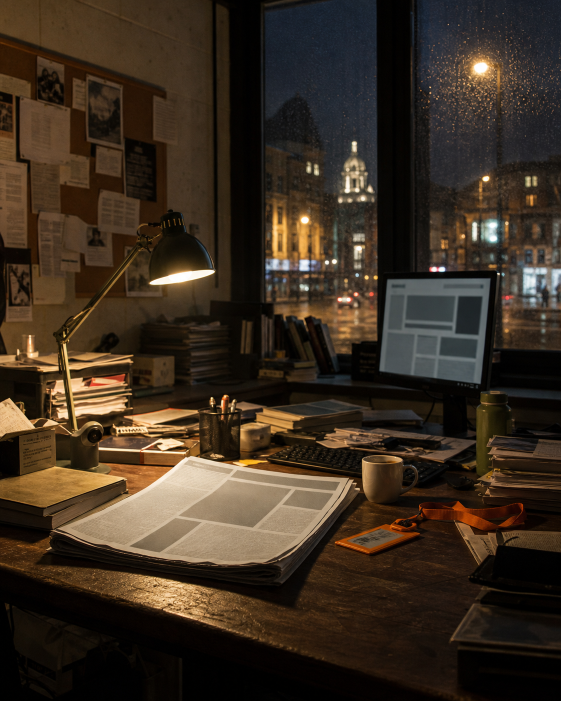
#> input picture assets/sources/023-start-hier-newsroom.png, 1122 x 1402 px (shown at 1/2 size)
$ python render_draft_023.py
#> lines starting #> are read from the running program, lines starting #| are printed output that depends on the picture
from pathlib import Path
from PIL import Image, ImageDraw, ImageEnhance, ImageFilter, ImageFont


ROOT = Path(__file__).resolve().parents[1]
SRC = ROOT / "assets" / "sources" / "023-start-hier-newsroom.png"
OUT = ROOT / "assets" / "drafts" / "023-start-hier.png"

W, H = 1080, 1350
INK = "#111111"
PAPER = "#F5F0E6"
ORANGE = "#F15A24"
YELLOW = "#F2C94C"
WHITE = "#FFFFFF"
MUTED = "#D8D1C4"

GEORGIA_BOLD = "/System/Library/Fonts/Supplemental/Georgia Bold.ttf"
ARIAL = "/System/Library/Fonts/Supplemental/Arial.ttf"
ARIAL_BOLD = "/System/Library/Fonts/Supplemental/Arial Bold.ttf"


def font(path, size):
    return ImageFont.truetype(path, size)


def cover_crop(img, size):
    src_w, src_h = img.size
    dst_w, dst_h = size
    scale = max(dst_w / src_w, dst_h / src_h)
    resized = img.resize((round(src_w * scale), round(src_h * scale)), Image.LANCZOS)
    left = (resized.width - dst_w) // 2
    top = (resized.height - dst_h) // 2
    return resized.crop((left, top, left + dst_w, top + dst_h))


def contain_fit(img, size):
    src_w, src_h = img.size
    dst_w, dst_h = size
    scale = min(dst_w / src_w, dst_h / src_h)
    return img.resize((round(src_w * scale), round(src_h * scale)), Image.LANCZOS)


def wrap(draw, text, face, max_width):
    words = text.split()
    lines, current = [], ""
    for word in words:
        candidate = word if not current else f"{current} {word}"
        if draw.textbbox((0, 0), candidate, font=face)[2] <= max_width:
            current = candidate
        else:
            lines.append(current)
            current = word
    if current:
        lines.append(current)
    return lines


def headline_font(draw, text):
    for size in (61, 57, 53, 49, 45):
        face = font(GEORGIA_BOLD, size)
        lines = wrap(draw, text, face, 940)
        if len(lines) <= 4:
            return face, lines, int(size * 1.17)
    return font(GEORGIA_BOLD, 42), wrap(draw, text, font(GEORGIA_BOLD, 42), 940), 50


def draw_logo(draw, x, y, scale=1.0):
    r = int(42 * scale)
    cx, cy = x + r, y + r
    draw.ellipse((cx - r, cy - r, cx + r, cy + r), fill=PAPER, outline=INK, width=max(3, int(5 * scale)))
    draw.ellipse((cx - r + 8, cy - r + 8, cx + r - 8, cy + r - 8), outline=INK, width=max(1, int(2 * scale)))
    face = font(GEORGIA_BOLD, int(38 * scale))
    box = draw.textbbox((0, 0), "DR", font=face)
    draw.text((cx - (box[2] - box[0]) / 2 - int(2 * scale), cy - int(24 * scale)), "DR", font=face, fill=INK)
    draw.ellipse((cx + int(25 * scale), cy + int(11 * scale), cx + int(35 * scale), cy + int(21 * scale)), fill=ORANGE)
    draw.rectangle((cx - int(14 * scale), cy - int(35 * scale), cx + int(14 * scale), cy - int(31 * scale)), fill=YELLOW)


def main():
    base = Image.open(SRC).convert("RGB")
#> base is the input picture: PIL image 1122x1402 RGB; mean R, G, B 59.2, 46.1, 32.7
    base = ImageEnhance.Color(base).enhance(1.03)
    base = ImageEnhance.Contrast(base).enhance(1.1)
    base = base.filter(ImageFilter.UnsharpMask(radius=1.0, percent=110, threshold=3))

    img = cover_crop(base, (W, H)).filter(ImageFilter.GaussianBlur(radius=7))
#> in cover_crop, `resized = img.resize((round(src_w * scale), round(src_h * scale)), Ima..`:
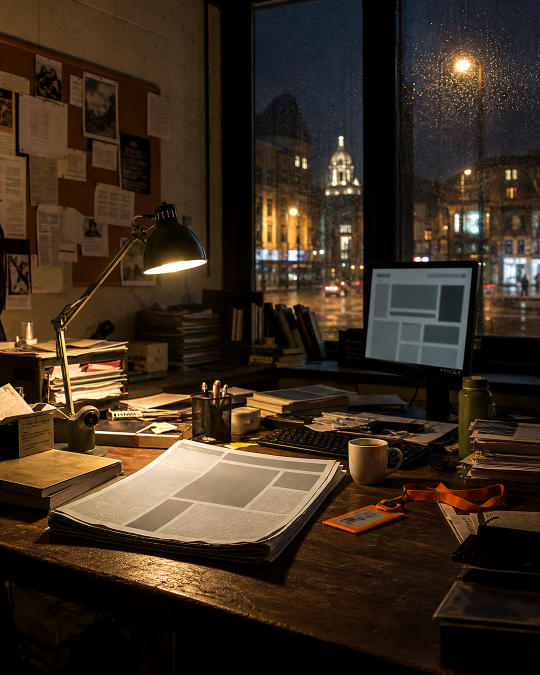
#> resized: PIL image 1080x1350 RGB (shown at 1/2 size); mean R, G, B 60.2, 45.5, 31
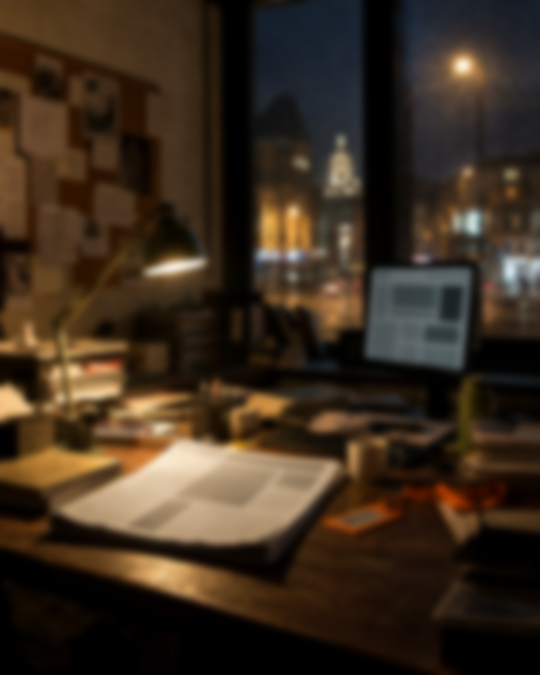
#> img: PIL image 1080x1350 RGB (shown at 1/2 size); mean R, G, B 60.2, 45.5, 31
    img = ImageEnhance.Brightness(img).enhance(0.5)
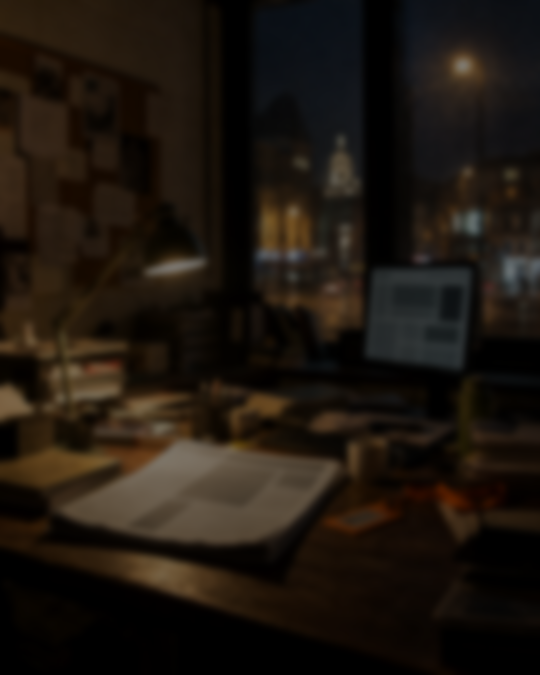
#> img: PIL image 1080x1350 RGB (shown at 1/2 size); mean R, G, B 29.8, 22.5, 15.3
    draw = ImageDraw.Draw(img, "RGBA")
    draw.rectangle((0, 0, W, 152), fill=(17, 17, 17, 255))
    draw.rectangle((0, 152, W, 820), fill=(0, 0, 0, 42))
    draw.rectangle((0, 820, W, H), fill=(17, 17, 17, 245))

    hero = contain_fit(base, (910, 560))
#> in contain_fit, `return img.resize((round(src_w * scale), round(src_h * scale)), Image...`:
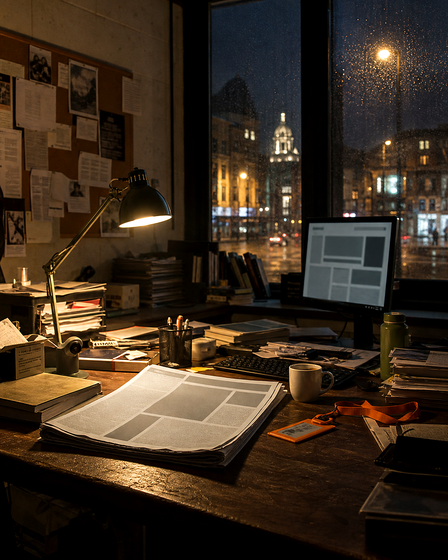
#> returned value: PIL image 448x560 RGB; mean R, G, B 60.2, 45.5, 31
    px = (W - hero.width) // 2
#> px = 316
    py = 176
    img.paste(hero, (px, py))
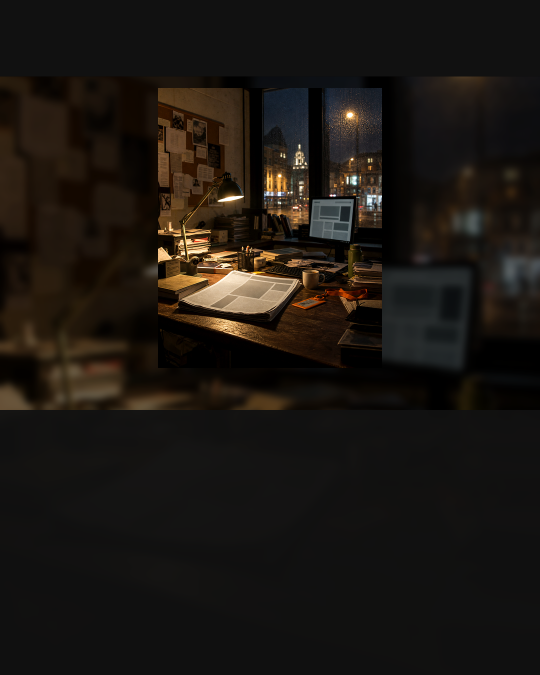
#> img: PIL image 1080x1350 RGB (shown at 1/2 size); mean R, G, B 27.6, 23, 18.3
    draw.rectangle((px, py, px + hero.width, py + hero.height), outline=PAPER, width=6)
    draw.rectangle((0, 700, W, 820), fill=(0, 0, 0, 76))

    draw.text((70, 58), "START HIER", font=font(ARIAL_BOLD, 32), fill=WHITE)
    draw.ellipse((936, 58, 974, 96), fill=ORANGE)
    draw.ellipse((980, 58, 1018, 96), fill=YELLOW)
    draw.rectangle((70, 725, 350, 765), fill=ORANGE)
    draw.text((92, 733), "OPEN REDACTIE", font=font(ARIAL_BOLD, 20), fill=INK)
    draw.rectangle((698, 725, 1010, 779), fill=(17, 17, 17, 225))
    draw.text((720, 739), "DAGELIJKS GERAAST", font=font(ARIAL_BOLD, 22), fill=PAPER)

    headline = "Welkom bij De Raaskalderij: nieuws dat zijn das heeft omgedaan"
    face, lines, spacing = headline_font(draw, headline)
#> lines = ['Welkom bij De Raaskalderij:', 'nieuws dat zijn das heeft', 'omgedaan']; spacing = 71
    y = 858
    for line in lines:
        draw.text((70, y), line, font=face, fill=PAPER)
        y += spacing
#> this loop made 3 passes
#> (line, y) on passes 1 to 3: ('Welkom bij De Raaskalderij:', 929), ('nieuws dat zijn das heeft', 1000), ('omgedaan', 1071)
#> after the loop, y = 1071

    draw.line((70, y + 20, 1010, y + 20), fill=ORANGE, width=5)
    deck = "Dagelijkse Vlaamse satire over alles dat net iets te serieus werd genomen."
    deck_y = y + 54
#> deck_y = 1125
    for line in wrap(draw, deck, font(ARIAL, 28), 800):
        draw.text((70, deck_y), line, font=font(ARIAL, 28), fill=MUTED)
        deck_y += 34
#> this loop made 2 passes
#> deck_y on pass 1: 1159
#> (line, deck_y) on pass 2: ('serieus werd genomen.', 1193)
#> after the loop, deck_y = 1193

    draw_logo(draw, 900, 1222, 0.88)
    draw.text((70, 1282), "DE RAASKALDERIJ", font=font(ARIAL_BOLD, 23), fill=PAPER)
    draw.text((70, 1314), "Ambachtelijk geraas sinds 1836", font=font(ARIAL, 22), fill=MUTED)

    OUT.parent.mkdir(parents=True, exist_ok=True)
    img.save(OUT, quality=96)
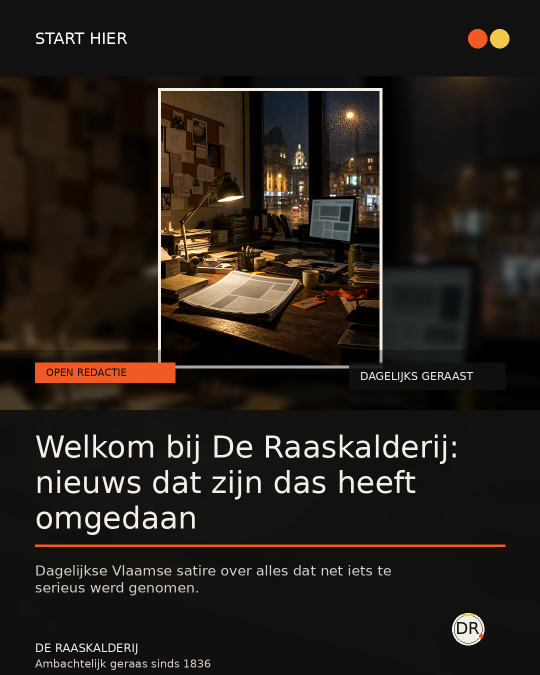
#> saved as 023-start-hier.png: PIL image 1080x1350 RGB (shown at 1/2 size); mean R, G, B 37.1, 30.8, 25.5
    print(OUT)


if __name__ == "__main__":
    main()

$ run again, with assets/sources/016-paraguay-france-scrum.png copied over assets/sources/023-start-hier-newsroom.png
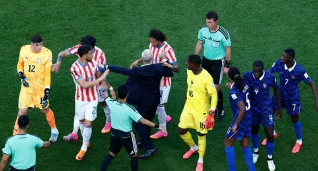
#> input picture assets/sources/016-paraguay-france-scrum.png, 318 x 171 px
#> in main, `img.paste(hero, (px, py))`:
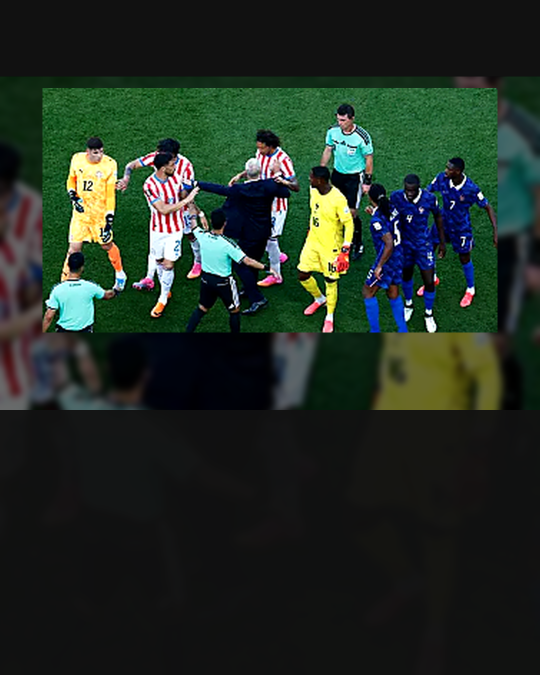
#> img: PIL image 1080x1350 RGB (shown at 1/2 size); mean R, G, B 34.4, 46, 36.4
#> lines = ['Welkom bij De Raaskalderij:', 'nieuws dat zijn das heeft', 'omgedaan']; spacing = 71
#> the loop in main, `for line in lines:` made 3 passes
#> (line, y) on passes 1 to 3: ('Welkom bij De Raaskalderij:', 929), ('nieuws dat zijn das heeft', 1000), ('omgedaan', 1071)
#> after the loop in main, `for line in lines:`: y = 1071
#> in main, `deck_y = y + 54`: deck_y = 1125
#> the loop in main, `for line in wrap(draw, deck, font(ARIAL, 28), 800):` made 2 passes
#> deck_y on pass 1: 1159
#> after the loop in main, `for line in wrap(draw, deck, font(ARIAL, 28), 800):`: deck_y = 1193
#> in main, `img.save(OUT, quality=96)`:
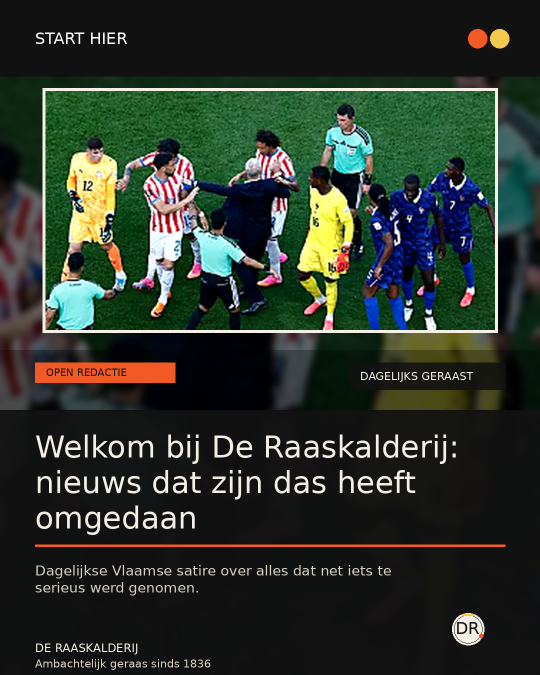
#> saved as 023-start-hier.png: PIL image 1080x1350 RGB (shown at 1/2 size); mean R, G, B 44.1, 53, 43.4

$ run again, with assets/sources/018-de-ketelaere-friet-frikandel.png copied over assets/sources/023-start-hier-newsroom.png
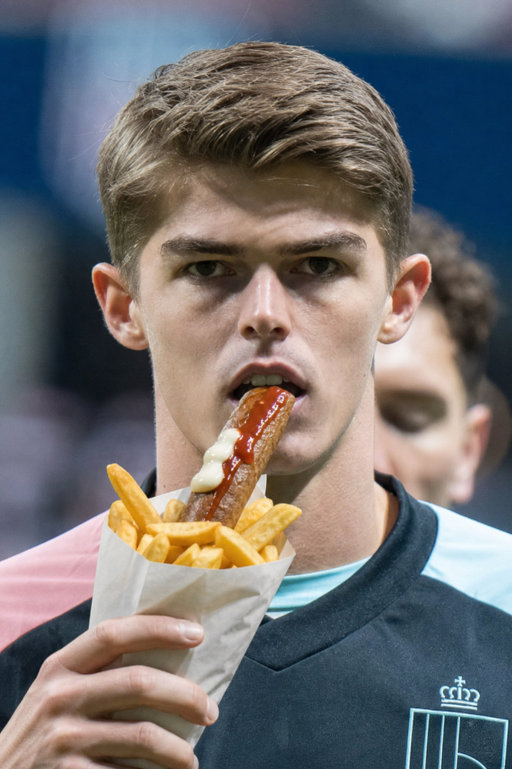
#> input picture assets/sources/018-de-ketelaere-friet-frikandel.png, 1023 x 1538 px (shown at 1/2 size)
#> in main, base is the input picture: PIL image 1023x1538 RGB; mean R, G, B 114.1, 111.2, 111.2
#> in main, `img.paste(hero, (px, py))`:
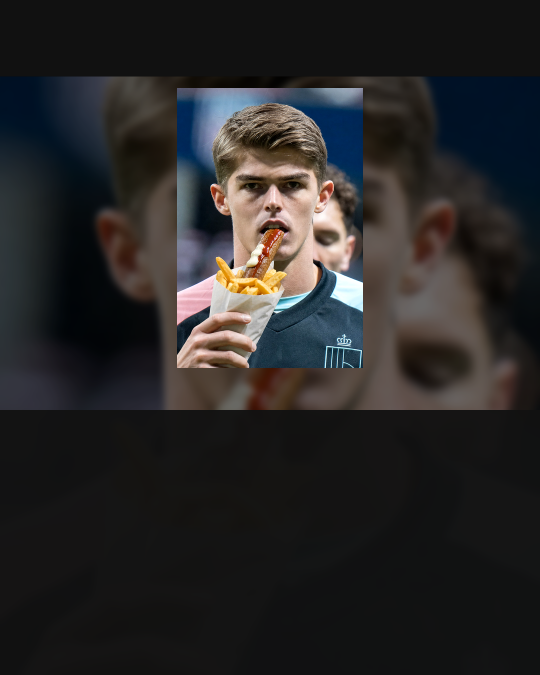
#> img: PIL image 1080x1350 RGB (shown at 1/2 size); mean R, G, B 40.7, 39.3, 39.3
#> lines = ['Welkom bij De Raaskalderij:', 'nieuws dat zijn das heeft', 'omgedaan']; spacing = 71
#> the loop in main, `for line in lines:` made 3 passes
#> (line, y) on passes 1 to 3: ('Welkom bij De Raaskalderij:', 929), ('nieuws dat zijn das heeft', 1000), ('omgedaan', 1071)
#> after the loop in main, `for line in lines:`: y = 1071
#> in main, `deck_y = y + 54`: deck_y = 1125
#> the loop in main, `for line in wrap(draw, deck, font(ARIAL, 28), 800):` made 2 passes
#> deck_y on pass 1: 1159
#> after the loop in main, `for line in wrap(draw, deck, font(ARIAL, 28), 800):`: deck_y = 1193
#> in main, `img.save(OUT, quality=96)`:
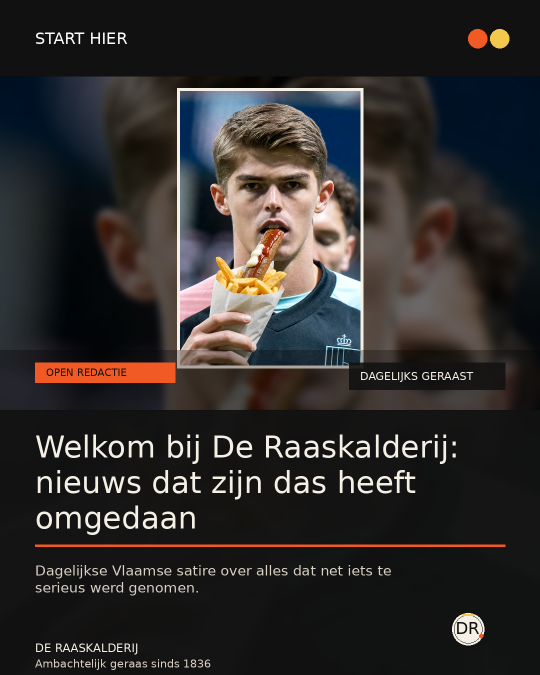
#> saved as 023-start-hier.png: PIL image 1080x1350 RGB (shown at 1/2 size); mean R, G, B 48.4, 45.3, 44.2

$ run again, with assets/sources/018-de-ketelaere-original.png copied over assets/sources/023-start-hier-newsroom.png
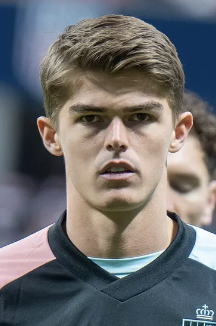
#> input picture assets/sources/018-de-ketelaere-original.png, 216 x 326 px
#> in main, `img.paste(hero, (px, py))`:
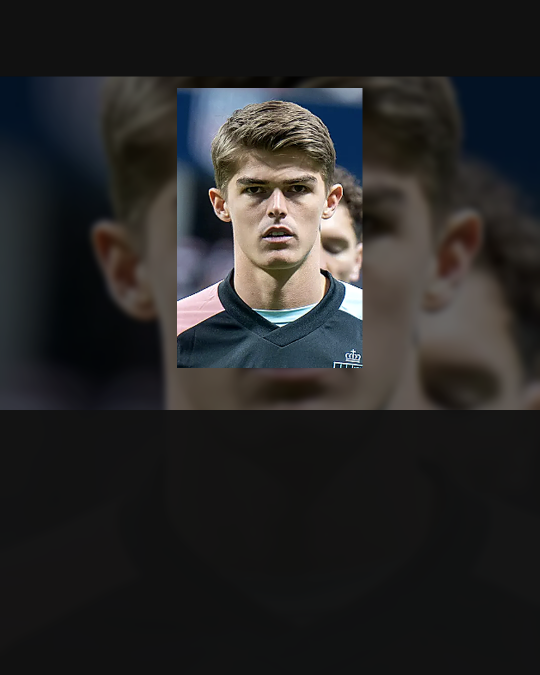
#> img: PIL image 1080x1350 RGB (shown at 1/2 size); mean R, G, B 40.4, 39.7, 39.6
#> lines = ['Welkom bij De Raaskalderij:', 'nieuws dat zijn das heeft', 'omgedaan']; spacing = 71
#> the loop in main, `for line in lines:` made 3 passes
#> (line, y) on passes 1 to 3: ('Welkom bij De Raaskalderij:', 929), ('nieuws dat zijn das heeft', 1000), ('omgedaan', 1071)
#> after the loop in main, `for line in lines:`: y = 1071
#> in main, `deck_y = y + 54`: deck_y = 1125
#> the loop in main, `for line in wrap(draw, deck, font(ARIAL, 28), 800):` made 2 passes
#> deck_y on pass 1: 1159
#> after the loop in main, `for line in wrap(draw, deck, font(ARIAL, 28), 800):`: deck_y = 1193
#> in main, `img.save(OUT, quality=96)`:
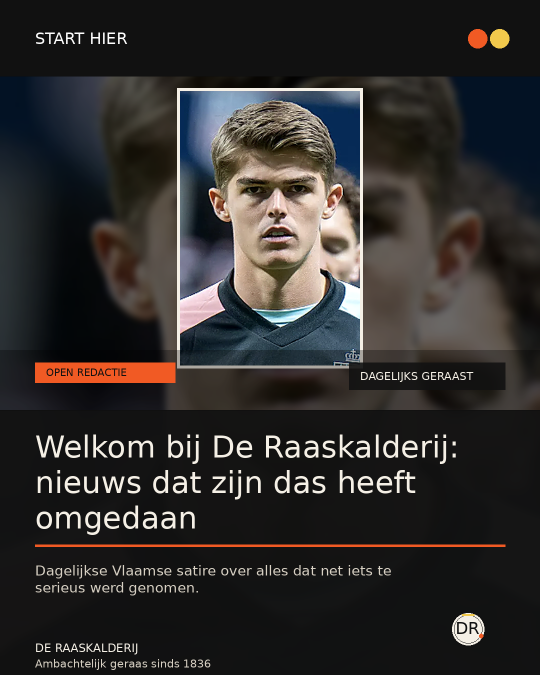
#> saved as 023-start-hier.png: PIL image 1080x1350 RGB (shown at 1/2 size); mean R, G, B 48.4, 45.9, 44.6
